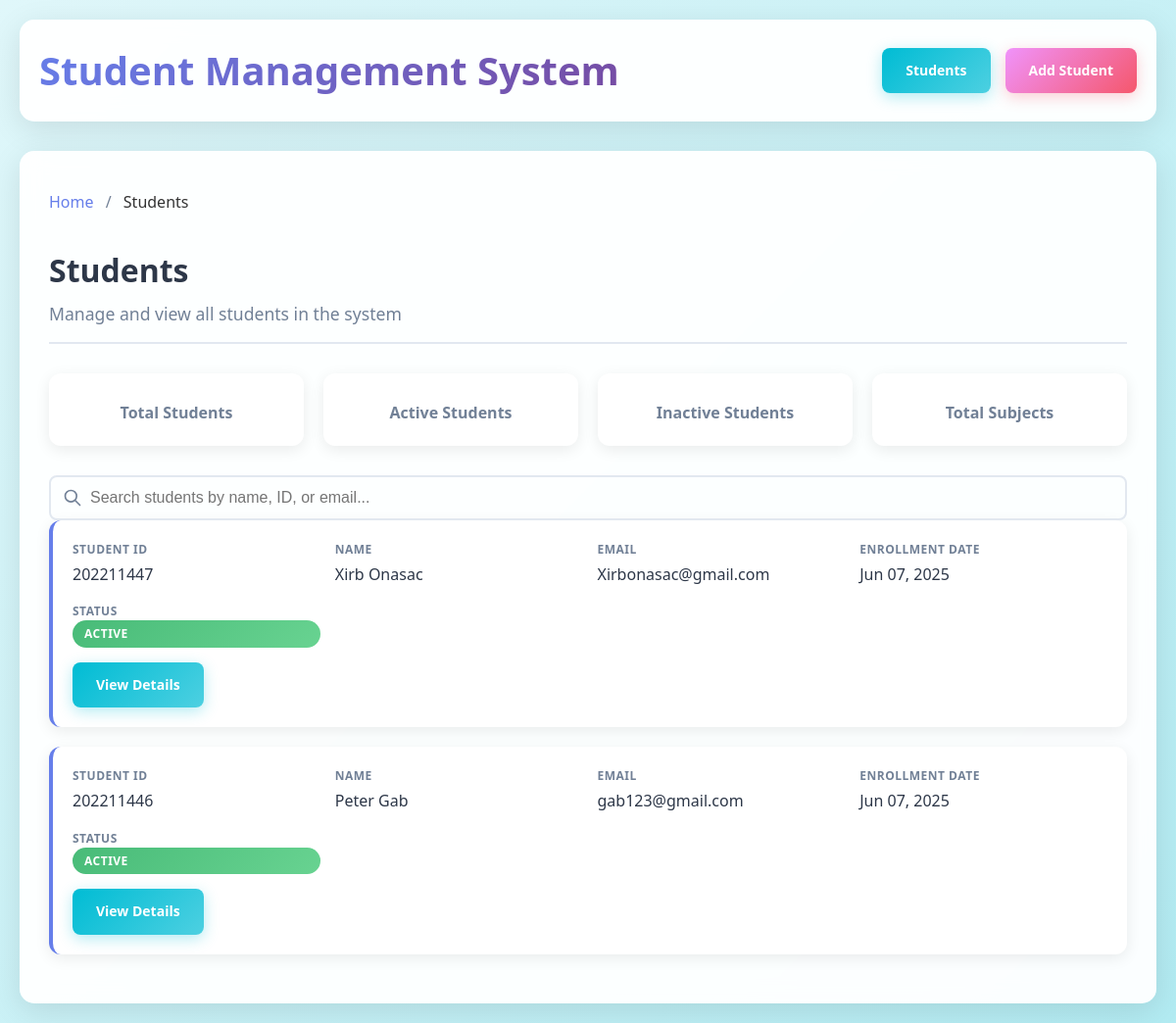
The page / on the database its author committed.
### Students/models.py (models this page shows, shortened)
class Student(models.Model):
    student_id = models.CharField(max_length=20, unique=True)
    first_name = models.CharField(max_length=30)
    last_name = models.CharField(max_length=30)
    email = models.EmailField(unique=True)
    enrollment_date = models.DateField(auto_now_add=True)
    is_active = models.BooleanField(default=True)

### Students/views.py (the view)
# urls.py: path('', views.student_list, name='student_list'),
def student_list(request):
    students = Student.objects.all()
    return render(request, 'app/student_list.html', {'students': students})

### Students/templates/app/student_list.html (shortened to what this page needs)
{% extends 'app/base.html' %}
{% block breadcrumb %}
<div class="breadcrumb">
    <a href="{% url 'student_list' %}">Home</a>
    <span>/</span>
    Students
</div>
{% endblock %}
{% block content %}
<div class="page-header">
    <h2 class="page-title">Students</h2>
    <p class="page-subtitle">Manage and view all students in the system</p>
</div>
<div class="stats-grid">
    <div class="stat-card">
        <div class="stat-label">Total Students</div>
    </div>
    <div class="stat-card">
        <div class="stat-label">Active Students</div>
    </div>
    <div class="stat-card">
        <div class="stat-label">Inactive Students</div>
    </div>
    <div class="stat-card">
        <div class="stat-label">Total Subjects</div>
    </div>
</div>
<div class="search-box">
    <input type="text" id="student-search" placeholder="Search students by name, ID, or email..." onkeyup="searchStudents()">
</div>
<div id="students-container">
    {% if students %}
        {% for student in students %}
        <div class="student-card" data-student-info="{{ student.first_name|lower }} {{ student.last_name|lower }} {{ student.student_id|lower }} {{ student.email|lower }}">
            <div class="student-info">
                <div class="info-item">
                    <span class="info-label">Student ID</span>
                    <span class="info-value">{{ student.student_id }}</span>
                </div>
                <div class="info-item">
                    <span class="info-label">Name</span>
                    <span class="info-value">{{ student.first_name }} {{ student.last_name }}</span>
                </div>
                <div class="info-item">
                    <span class="info-label">Email</span>
                    <span class="info-value">{{ student.email }}</span>
                </div>
                <div class="info-item">
                    <span class="info-label">Enrollment Date</span>
                    <span class="info-value">{{ student.enrollment_date|date:"M d, Y" }}</span>
                </div>
                <div class="info-item">
                    <span class="info-label">Status</span>
                    <span class="status-badge {% if student.is_active %}status-active{% else %}status-inactive{% endif %}">
                        {% if student.is_active %}Active{% else %}Inactive{% endif %}
                    </span>
                </div>
            </div>
            <div class="action-buttons">
                <a href="{% url 'student_detail' student.pk %}" class="btn btn-primary">View Details</a>
            </div>
        </div>
        {% endfor %}
    {% endif %}
</div>
{% endblock %}

### Students/templates/app/base.html (shortened to what this page needs)
<!DOCTYPE html>
<html lang="en">
<head>
    {% load static %}
</head>
<body>
    <div class="container">
        <header>
            <div class="header-content">
                <h1>
                    <a href="{% url 'student_list' %}" style="text-decoration: none; color: inherit;">
                        Student Management System
                    </a>
                </h1>
                <nav class="nav-buttons">
                    <a href="{% url 'student_list' %}" class="btn btn-primary">Students</a>
                    <a href="{% url 'student_create' %}" class="btn btn-secondary">Add Student</a>
                </nav>
            </div>
        </header>
        <div class="main-content">
            {% block breadcrumb %}{% endblock %}
            {% block content %}{% endblock %}
        </div>
    </div>
</body>
</html>

### rows shown on the page
Student: student_id "202211447", first_name "Xirb", last_name "Onasac", email "Xirbonasac@gmail.com", enrollment_date "Jun 07, 2025", is_active "ACTIVE"
Student: student_id "202211446", first_name "Peter", last_name "Gab", email "gab123@gmail.com", enrollment_date "Jun 07, 2025", is_active "ACTIVE"
